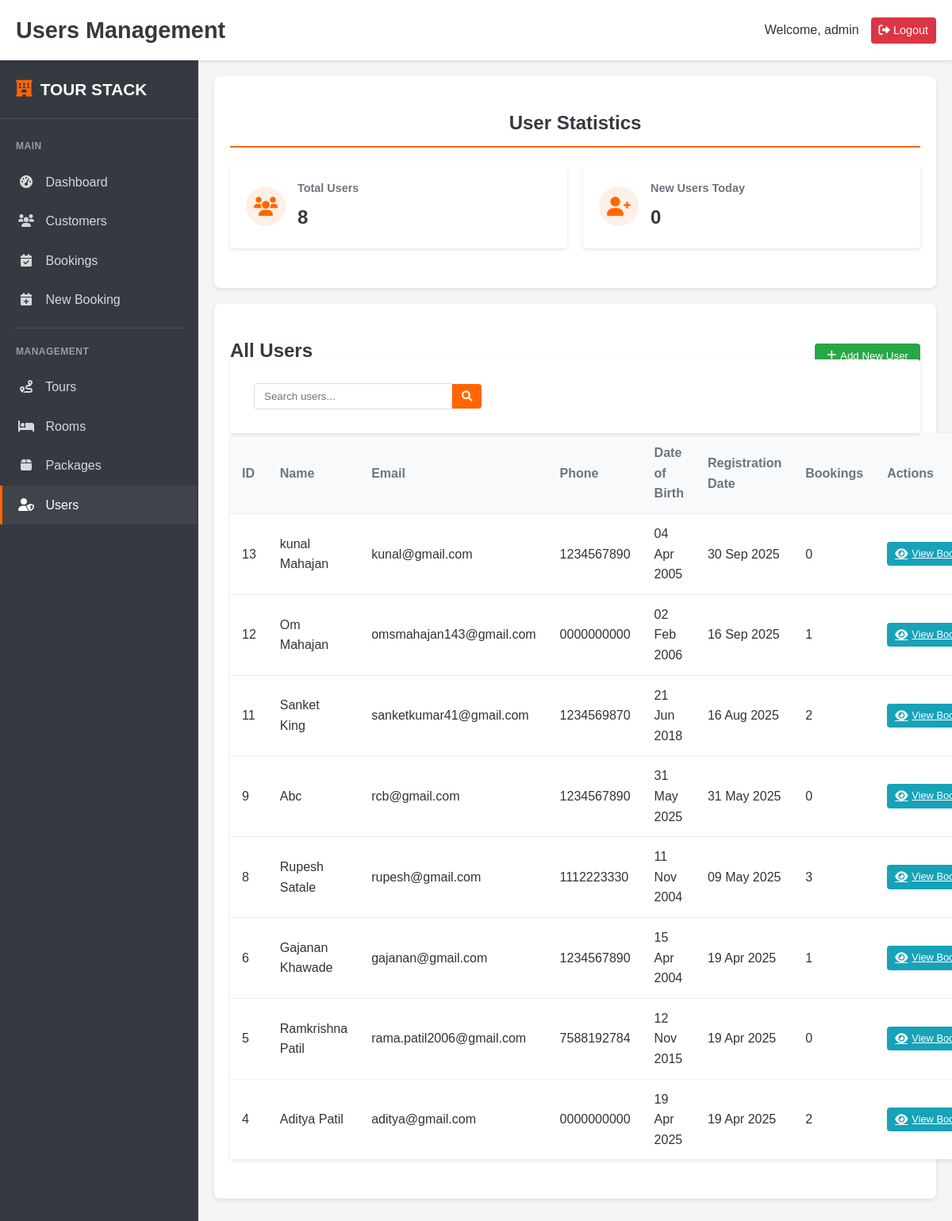
/project/admin_users.php (signed in), run on the app's committed database.
### tables this page shows
CREATE TABLE `users` (
  `id` int(11) NOT NULL,
  `name` varchar(100) NOT NULL,
  `email` varchar(100) NOT NULL,
  `mobile` varchar(20) DEFAULT NULL,
  `phone` varchar(20) NOT NULL,
  `dob` date NOT NULL,
  `password` varchar(255) NOT NULL,
  `role` enum('user','admin') NOT NULL DEFAULT 'user',
  `created_at` timestamp NOT NULL DEFAULT current_timestamp()
);

### project/admin_users.php (the view, shortened to what this page needs)
<?php
require_once 'db_connection.php';
$users_query = "SELECT * FROM users ORDER BY created_at DESC";
$users_result = $conn->query($users_query);
$total_users = 0;
$new_users_today = 0;
$users_table_check = $conn->query("SHOW TABLES LIKE 'users'");
if ($users_table_check && $users_table_check->num_rows > 0) {
    $stmt = $conn->prepare("SELECT COUNT(*) as count FROM users");
    if ($stmt === false) {
        $_SESSION['error_message'] = "Database error: " . $conn->error;
    } else {
        $stmt->execute();
        $result = $stmt->get_result();
        $total_users = $result->fetch_assoc()['count'];
        $stmt = $conn->prepare("SELECT COUNT(*) as count FROM users WHERE DATE(created_at) = CURDATE()");
        if ($stmt === false) {
            $_SESSION['error_message'] = "Database error: " . $conn->error;
        } else {
            $stmt->execute();
            $result = $stmt->get_result();
            $new_users_today = $result->fetch_assoc()['count'];
        }
    }
}
?>
<!DOCTYPE html>
<html lang="en">
<head>
    <link rel="stylesheet" href="style.css">
    <link rel="stylesheet" href="admin.css">
    <link rel="stylesheet" href="https://cdnjs.cloudflare.com/ajax/libs/font-awesome/6.0.0-beta3/css/all.min.css">
</head>
<body class="admin-body">
    <header>
        <h1 class="admin-page-title">Users Management</h1>
        <div class="admin-user-info">
            <span>Welcome, <?php echo htmlspecialchars($_SESSION['admin_username']); ?></span>
            <a href="admin_logout.php" class="logout-btn"><i class="fas fa-sign-out-alt"></i> Logout</a>
        </div>
    </header>
    <div class="admin-container">
        <aside class="admin-sidebar">
            <div class="sidebar-brand">
                <i class="fas fa-hotel"></i>
                <span>TOUR STACK</span>
            </div>
            <div class="sidebar-nav">
                <div class="sidebar-nav-title">Main</div>
                <a href="admin_dashboard.php" class="sidebar-nav-item">
                    <i class="fas fa-tachometer-alt"></i>
                    <span>Dashboard</span>
                </a>
                <a href="admin_customers.php" class="sidebar-nav-item">
                    <i class="fas fa-users"></i>
                    <span>Customers</span>
                </a>
                <a href="admin_bookings.php" class="sidebar-nav-item">
                    <i class="fas fa-calendar-check"></i>
                    <span>Bookings</span>
                </a>
                <a href="admin_new_booking.php" class="sidebar-nav-item">
                    <i class="fas fa-calendar-plus"></i>
                    <span>New Booking</span>
                </a>
                <div class="sidebar-divider"></div>
                <div class="sidebar-nav-title">Management</div>
                <a href="simple_tours.php" class="sidebar-nav-item">
                    <i class="fas fa-route"></i>
                    <span>Tours</span>
                </a>
                <a href="simple_rooms.php" class="sidebar-nav-item">
                    <i class="fas fa-bed"></i>
                    <span>Rooms</span>
                </a>
                <a href="simple_packages.php" class="sidebar-nav-item">
                    <i class="fas fa-box"></i>
                    <span>Packages</span>
                </a>
                <a href="admin_users.php" class="sidebar-nav-item active">
                    <i class="fas fa-user-shield"></i>
                    <span>Users</span>
                </a>
            </div>
        </aside>
        <main class="admin-main">
            <section class="admin-section">
                <h2 class="section-title">User Statistics</h2>
                <div class="dashboard-stats">
                    <div class="stat-card">
                        <div class="stat-icon">
                            <i class="fas fa-users"></i>
                        </div>
                        <div class="stat-data">
                            <h3>Total Users</h3>
                            <p><?php echo $total_users; ?></p>
                        </div>
                    </div>
                    <div class="stat-card">
                        <div class="stat-icon">
                            <i class="fas fa-user-plus"></i>
                        </div>
                        <div class="stat-data">
                            <h3>New Users Today</h3>
                            <p><?php echo $new_users_today; ?></p>
                        </div>
                    </div>
                </div>
            </section>
            <section class="admin-section">
                <div class="section-header">
                    <h2 class="section-title">All Users</h2>
                    <div class="action-buttons">
                        <button class="add-btn" onclick="openAddModal()"><i class="fas fa-plus"></i> Add New User</button>
                    </div>
                </div>
                <div class="search-container">
                    <div class="search-box">
                        <input type="text" id="userSearch" placeholder="Search users...">
                        <button><i class="fas fa-search"></i></button>
                    </div>
                </div>
                <table class="admin-table" id="usersTable">
                    <thead>
                        <tr>
                            <th>ID</th>
                            <th>Name</th>
                            <th>Email</th>
                            <th>Phone</th>
                            <th>Date of Birth</th>
                            <th>Registration Date</th>
                            <th>Bookings</th>
                            <th>Actions</th>
                        </tr>
                    </thead>
                    <tbody>
                        <?php if ($users_result->num_rows > 0): ?>
                            <?php while ($user = $users_result->fetch_assoc()):
                                $stmt = $conn->prepare("SELECT COUNT(*) as count FROM tour_bookings WHERE user_id = ?");
                                $stmt->bind_param("i", $user['id']);
                                $stmt->execute();
                                $result = $stmt->get_result();
                                $bookings_count = $result->fetch_assoc()['count'];
                            ?>
                                <tr>
                                    <td><?php echo $user['id']; ?></td>
                                    <td><?php echo htmlspecialchars($user['name']); ?></td>
                                    <td><?php echo htmlspecialchars($user['email']); ?></td>
                                    <td><?php echo htmlspecialchars($user['phone'] ?? 'N/A'); ?></td>
                                    <td><?php echo isset($user['dob']) ? date('d M Y', strtotime($user['dob'])) : 'N/A'; ?></td>
                                    <td><?php echo date('d M Y', strtotime($user['created_at'])); ?></td>
                                    <td><?php echo $bookings_count; ?></td>
                                    <td class="actions-cell">
                                        <a href="view_user_bookings.php?user_id=<?php echo $user['id']; ?>" class="view-btn">
                                            <i class="fas fa-eye"></i> View Bookings
                                        </a>
                                    </td>
                                </tr>
                            <?php endwhile; ?>
                        <?php else: ?>
                            <tr>
                                <td colspan="8" class="no-data">No users found</td>
                            </tr>
                        <?php endif; ?>
                    </tbody>
                </table>
            </section>
        </main>
    </div>
</body>
</html>

### project/style.css (style rules this page uses)
:root { --primary-color: #e74c3c; --secondary-color: #333333; --accent-color: #f39c12; --text-color: #333; --light-color: #f8f9fa; --dark-color: #343a40; --gray-color: #6c757d; --border-color: #dee2e6; --success-color: #28a745; --danger-color: #dc3545; --warning-color: #ffc107; --info-color: #17a2b8; --gray-100: #f8f9fa; --gray-200: #e9ecef; --gray-300: #dee2e6; --gray-400: #ced4da; --gray-500: #adb5bd; --gray-600: #6c757d; --gray-700: #495057; --gray-800: #343a40; --gray-900: #212529; --transition: all 0.3s ease; --border-radius: 8px; --box-shadow: 0 4px 12px rgba(0, 0, 0, 0.1); --light-gray: #e9ecef; --medium-gray: #6c757d; }
* { margin: 0; padding: 0; box-sizing: border-box; }
body { font-family: 'Poppins', sans-serif; line-height: 1.6; color: var(--text-color); background-color: #f5f5f5; margin: 0; padding: 0; }
.section-title { text-align: center; margin-bottom: 40px; }
.search-container { background-color: white; border-radius: var(--border-radius); box-shadow: var(--box-shadow); padding: 30px; margin-top: -60px; position: relative; z-index: 10; }
:root { --primary-color: #e74c3c; --secondary-color: #333333; --accent-color: #f39c12; --text-color: #333; --light-color: #f8f9fa; --dark-color: #343a40; --gray-color: #6c757d; --border-color: #dee2e6; --success-color: #28a745; --danger-color: #dc3545; --warning-color: #ffc107; --info-color: #17a2b8; }
body { font-family: 'Poppins', sans-serif; line-height: 1.6; color: var(--text-color); background-color: #f5f5f5; }

### project/admin_users.php (style rules this page uses)
.section-title { margin: 20px 0; padding-bottom: 10px; border-bottom: 2px solid #ff6600; color: #343a40; font-size: 1.5rem; }
.admin-section { background-color: white; border-radius: 8px; padding: 20px; margin-bottom: 20px; box-shadow: 0 2px 5px rgba(0, 0, 0, 0.1); }

### data on the page
users: id "13", name "kunal Mahajan", email "kunal@gmail.com", phone "1234567890", dob "04 Apr 2005", created_at "30 Sep 2025", bookings_count "0"
users: id "12", name "Om Mahajan", email "omsmahajan143@gmail.com", phone "0000000000", dob "02 Feb 2006", created_at "16 Sep 2025", bookings_count "1"
users: id "11", name "Sanket King", email "sanketkumar41@gmail.com", phone "1234569870", dob "21 Jun 2018", created_at "16 Aug 2025", bookings_count "2"
users: id "9", name "Abc", email "rcb@gmail.com", phone "1234567890", dob "31 May 2025", created_at "31 May 2025", bookings_count "0"
users: id "8", name "Rupesh Satale", email "rupesh@gmail.com", phone "1112223330", dob "11 Nov 2004", created_at "09 May 2025", bookings_count "3"
users: id "6", name "Gajanan Khawade", email "gajanan@gmail.com", phone "1234567890", dob "15 Apr 2004", created_at "19 Apr 2025", bookings_count "1"
users: id "5", name "Ramkrishna Patil", email "rama.patil2006@gmail.com", phone "7588192784", dob "12 Nov 2015", created_at "19 Apr 2025", bookings_count "0"
users: id "4", name "Aditya Patil", email "aditya@gmail.com", phone "0000000000", dob "19 Apr 2025", created_at "19 Apr 2025", bookings_count "2"

### other printed values
$_SESSION['admin_username'] "admin"
$total_users "8"
$new_users_today "0"
